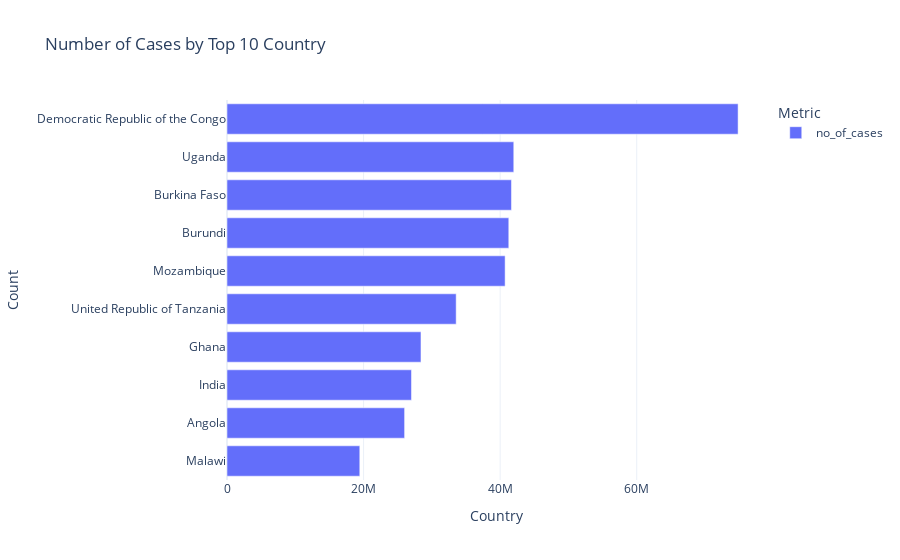
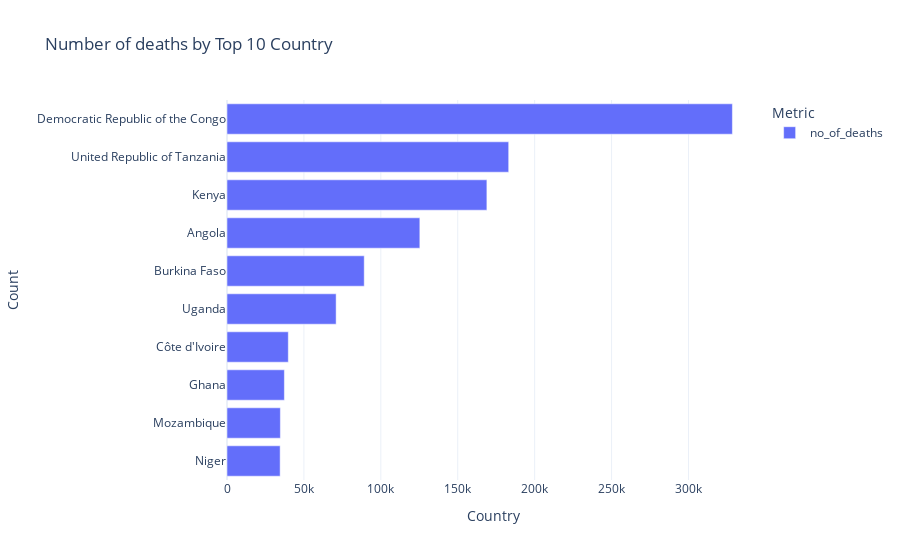

The code cell stored with these charts, in order, in its notebook:
### Code cell
fig = px.bar(country.sort_values(ascending=False,by="no_of_cases").head(10)[::-1], y='country', x=['no_of_cases'], 
              labels={'variable':'Metric', 'value':'Count'}, 
              title='Number of Cases by Top 10 Country')

# Update layout for better visibility
fig.update_layout(
    xaxis_title="Country",
    yaxis_title="Count",
    legend_title="Metric",
    template="plotly_white"
)

fig.show()



fig = px.bar(country.sort_values(ascending=False,by="no_of_deaths").head(10)[::-1], y='country', x=['no_of_deaths'], 
              labels={'variable':'Metric', 'value':'Count'}, 
              title='Number of deaths by Top 10 Country')

# Update layout for better visibility
fig.update_layout(
    xaxis_title="Country",
    yaxis_title="Count",
    legend_title="Metric",
    template="plotly_white"
)

fig.show()

### Figure 1 — Plotly figure (JSON) as saved in the notebook; plotly's stock layout.template omitted (floating-point values rounded to 4 significant figures)
{"data": [{"alignmentgroup": "True", "hovertemplate": "Metric=no_of_cases<br>Count=%{x}<br>country=%{y}<extra></extra>", "legendgroup": "no_of_cases", "marker": {"color": "#636efa", "pattern": {"shape": ""}}, "name": "no_of_cases", "offsetgroup": "no_of_cases", "orientation": "h", "showlegend": true, "textposition": "auto", "type": "bar", "x": [19445640, 26006152, 27013448, 28405332, 33559165, 40725992, 41264306, 41655606, 41993628, 74842893], "xaxis": "x", "y": ["Malawi", "Angola", "India", "Ghana", "United Republic of Tanzania", "Mozambique", "Burundi", "Burkina Faso", "Uganda", "Democratic Republic of the Congo"], "yaxis": "y"}], "layout": {"autosize": true, "barmode": "relative", "legend": {"title": {"text": "Metric"}, "tracegroupgap": 0}, "title": {"text": "Number of Cases by Top 10 Country"}, "xaxis": {"anchor": "y", "autorange": true, "domain": [0, 1], "range": [0, 78780000.0], "title": {"text": "Country"}, "type": "linear"}, "yaxis": {"anchor": "x", "autorange": true, "domain": [0, 1], "range": [-0.5, 9.5], "title": {"text": "Count"}, "type": "category"}}}

### Figure 2 — Plotly figure (JSON) as saved in the notebook; plotly's stock layout.template omitted (floating-point values rounded to 4 significant figures)
{"data": [{"alignmentgroup": "True", "hovertemplate": "Metric=no_of_deaths<br>Count=%{x}<br>country=%{y}<extra></extra>", "legendgroup": "no_of_deaths", "marker": {"color": "#636efa", "pattern": {"shape": ""}}, "name": "no_of_deaths", "offsetgroup": "no_of_deaths", "orientation": "h", "showlegend": true, "textposition": "auto", "type": "bar", "x": [34545, 34697, 37305, 39847, 70941, 89211, 125364, 168953, 183120, 328552], "xaxis": "x", "y": ["Niger", "Mozambique", "Ghana", "Côte d'Ivoire", "Uganda", "Burkina Faso", "Angola", "Kenya", "United Republic of Tanzania", "Democratic Republic of the Congo"], "yaxis": "y"}], "layout": {"autosize": true, "barmode": "relative", "legend": {"title": {"text": "Metric"}, "tracegroupgap": 0}, "title": {"text": "Number of deaths by Top 10 Country"}, "xaxis": {"anchor": "y", "autorange": true, "domain": [0, 1], "range": [0, 345800.0], "title": {"text": "Country"}, "type": "linear"}, "yaxis": {"anchor": "x", "autorange": true, "domain": [0, 1], "range": [-0.5, 9.5], "title": {"text": "Count"}, "type": "category"}}}
